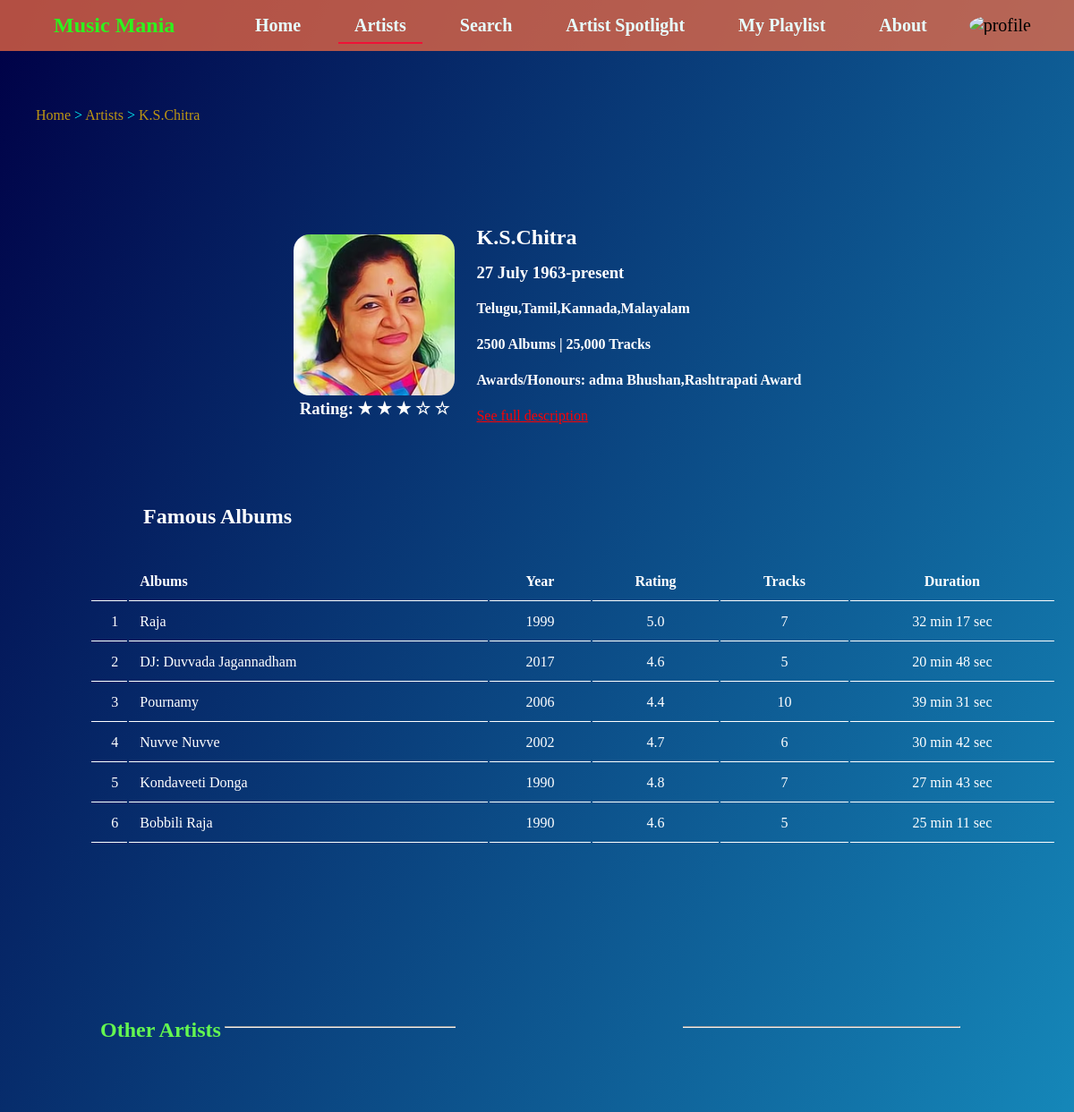
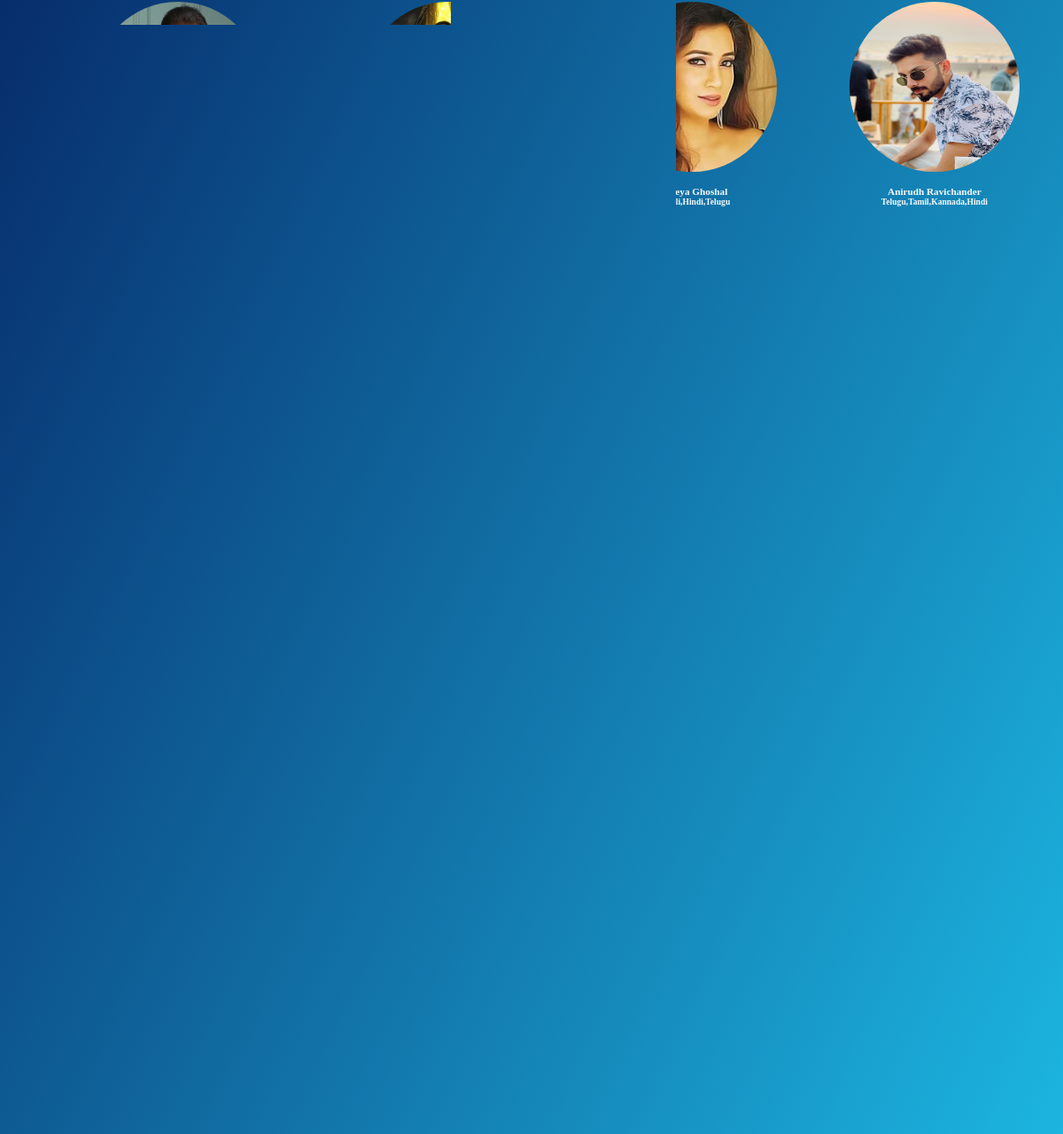
Screenshot of /artist/K.S.Chitra with the database file from the repository (2 pictures, top to bottom).
### tables this page shows
CREATE TABLE "Artists" (
	"name"	TEXT,
	"birth"	TEXT,
	"languages"	TEXT,
	"image_url"	TEXT,
	"Albums"	NUMERIC,
	"Tracks"	NUMERIC,
	"Awards"	TEXT,
	"description"	TEXT,
	"self_page"	TEXT,
	"wiki_url"	TEXT,
	"special"	INTEGER DEFAULT 0,
	"rating"	INTEGER DEFAULT 1,
	"uniqid"	INTEGER UNIQUE,
	PRIMARY KEY("uniqid" AUTOINCREMENT)
);

CREATE TABLE "Albums" (
	"uniqid"	INTEGER NOT NULL UNIQUE,
	"author"	TEXT,
	"name"	TEXT,
	"year"	INTEGER,
	"rating"	REAL DEFAULT 1,
	"duration"	TEXT,
	"tracks"	INTEGER,
	"index"	INTEGER,
	"img_url"	TEXT,
	"release_date"	TEXT,
	"director"	TEXT,
	"producer"	TEXT,
	"cast"	TEXT,
	PRIMARY KEY("uniqid" AUTOINCREMENT)
);

### app.py (the view)
@app.route('/artist/<artist_name>')
def artist_page(artist_name):
    for data_page in all_artists:
        if(data_page[0] == artist_name):
            data_set = data_page
    connection = sqlite3.connect("Music_Mania.db")
    curser = connection.cursor()
    query = 'SELECT * FROM Albums WHERE "index"={0}'.format(data_set[12])
    album_list = curser.execute(query)
    albums = album_list.fetchall()
    return render_template('artists/ind_artist.html', data_set = data_set, rem_data = all_artists, albums = albums)

### templates/artists/ind_artist.html (shortened to what this page needs)
<!DOCTYPE html>
<html lang="en">
<head>
    <link href="{{ url_for('static', filename='styles/style.css') }}" rel="stylesheet">
    <link href="{{ url_for('static', filename='styles/artists.css') }}" rel="stylesheet">
</head>
<body style="background: linear-gradient(to bottom right, #000046, #1cb5e0);background-repeat: no-repeat;background-attachment:fixed;background-size: cover;">
    {% include "header.html" %}
    <div class="art-container">
        <div class="pagenav">
            <a href="/">Home</a> > <a href="/artists">Artists</a> > <a href="/artist/{{ data_set[0] }}">{{ data_set[0] }}</a>
        </div>
        <div class="container-main">
            <div class="arouncenter">
                <div class="details">
                    <div class="block">
                        <img src="{{ url_for('static', filename=data_set[3]) }}" alt="Balusir" class="artist-img">
                        <h3 class="rating-starts">Rating:
                            {% for i in range(1, data_set[11]) %}
                            <span>&#9733;</span>
                            {% endfor %}
                            {% for i in range(data_set[11], 6) %}
                            <span>&#9734;</span>
                            {% endfor %}
                        </h3>
                    </div>
                    <div class="det-content">
                        <h2 class="name">{{ data_set[0] }}</h2>
                        <h3 class="birth">{{ data_set[1] }}</h3>
                        <h4 class="languages">{{ data_set[2] }}</h4>
                        <h4 class="num-albums">{{ data_set[4] }} Albums | {{ data_set[5] }} Tracks</h4>
                        <h4 class="awards">Awards/Honours: {{ data_set[6] }}</h4>
                        <a href="#descript" style="color: red;">See full description</a>
                    </div>
                </div>
            </div>
            <br><br>
            <h2 class="side-head">Famous Albums</h2>
            <table class="songs-tab">
                <thead>
                    <tr>
                        <th></th>
                        <th>Albums</th>
                        <th>Year</th>
                        <th>Rating</th>
                        <th>Tracks</th>
                        <th>Duration</th>
                    </tr>
                </thead>
                <tbody>
                    {% for album in albums %}
                    <tr>
                        <td>{{ loop.index }}</td>
                        <td><a href="/album/{{ album[0] }}">{{ album[2] }}</a></td>
                        <td>{{ album[3] }}</td>
                        <td>{{ album[4] }}</td>
                        <td>{{ album[6] }}</td>
                        <td>{{ album[5] }}</td>
                    </tr>
                    {% endfor %}
                </tbody>
            </table>
            <br><br><br>
            <div class="flex" style="display:flex;">
                <h1 class="top-headings">Other Artists</h1>&nbsp;
                <hr style="width: 82%;color: rgb(255, 255, 255);margin-top: 6.5vh;">
            </div>
            <div class="artists-container">
                {% for remain_data_set in rem_data%}
                {% if remain_data_set[0] != data_set[0]%}
                {% if loop.index <= 5 %}
                <div class="artist-individual">
                    <a href="/artist/{{ remain_data_set[0] }}" class="art-img"><img src="{{ url_for('static', filename=remain_data_set[3]) }}" alt="Chithra"></a>
                    <div class="hid-details">
                        <h3>{{ remain_data_set[0] }}</h3>
                        <h4>{{ remain_data_set[2] }}</h4>
                    </div>
                </div>
                {% endif %}
                {% endif %}
                {% endfor %}
            </div>
            <br><br><br><br>
            <section id="descript">
                <h1>Details of {{ data_set[8]}}</h1>
                <br><br>
                <div class="full-det">
                    <p>
                        {{ data_set[7] }} For more details refer <a
                            href="{{ data_set[9] }}">Wikipedia</a>.
                    </p>
                </div>
            </section>
        </div>
    </div>
    {% include "footer.html" %}
</body>
</html>

### static/styles/style.css (style rules this page uses)
* { margin: 0; padding: 0; align-self: center; font-family: 'Times New Roman'; }
html { scroll-behavior: smooth; }
body { background-image: url("../images/bg.jpeg"); background-attachment: fixed; background-repeat: no-repeat; background-size: cover; }
.top-headings { color: rgb(100, 248, 80); font-weight: 600; font-size: 2vw; margin-top: 60px; padding: 10vh 0 10vh 7vw; }
.artists-container { width: 94vw; margin: auto; display: flex; justify-content: space-around; }
.art-img, .art-img img { width: 16vw; height: 16vw; border-radius: 10px; border-radius: 50%; }
.artist-individual { border-radius: 50%; }
.hid-details { color: rgba(255, 255, 255, 0.959); pointer-events: none; position: relative; text-align: center; font-size: 0.8vw; left: 0; right: 0; margin-top: 1vw; transition: .2s ease-in; }

### static/styles/artists.css (style rules this page uses)
body { background: url(../images/bg.jpeg); background-repeat: no-repeat; background-attachment: fixed; background-size: cover; }
.pagenav { margin-top: 120px; margin-left: 40px; color: aqua; }
.pagenav a { color: hwb(46 7% 25%); text-decoration: none; }
.container-main { color: white; padding: 50px; margin: 50px; border-radius: 20px; }
.arouncenter { display: flex; justify-content: space-around; }
.top-headings { margin-left: -6vw; }
.artists-container { margin-left: -3vw; }
.artist-img { width: 15vw; height: 15vw; border-radius: 10%; }
.details { display: flex; }
.block { width: max-content; padding: 2vw; }
.block h3 { text-align: center; }
.det-content { line-height: 40px; }
.side-head { margin-left: 2vw; padding: 3vw; }
.songs-tab { width: 90vw; }
.songs-tab td,th { text-align: center; padding: 1vw; border-bottom: solid 1px rgb(255, 255, 255); }
.songs-tab th { pointer-events: none; }
.songs-tab td:first-child,th:first-child { padding-right: 0; }
.songs-tab td:nth-child(2),.songs-tab th:nth-child(2) { text-align: left; }
.songs-tab td a { text-decoration: none; color: inherit; }
.full-det { padding: 35px; font-size: 23px; text-align: justify; text-indent: 6cm; line-height: 35px; background-color: rgb(214, 202, 202); color: rgb(70, 64, 64); border-radius: 20px; height: max-content; }
.full-det p { font-family:"Brush Script MT",cursive; }

### rows the page displays
Artists: name "K.S.Chitra", image_url (picture), birth "27 July 1963-present", languages "Telugu,Tamil,Kannada,Malayalam", Albums "2500", Tracks "25,000", Awards "adma Bhushan,Rashtrapati Award", description "Krishnan Nair Shantakumari Chithra (born 27 July 1963), always credited as K. S. Chithra or Chithra, is an Indian playback singer and Carnatic musician. In a career spanning over four decades, she has recorded over 25,000 songs in various Indian languages, as well as foreign languages such as Malay, Latin, Arabic, Sinhalese, English and French. She is also known for her extensive history of collaboration with music composers like A. R. Rahman, Ilaiyaraja, Hamsalekha, M. M. Keeravani and with the playback singers K. J. Yesudas and S. P. Balasubrahmanyam over the years. She is regarded as a cultural icon of South Indian states. Chithra is a recipient of six National Film Awards, nine Filmfare…"
Albums: name "Raja", year "1999", rating "5.0", tracks "7", duration "32 min 17 sec"
Albums: name "DJ: Duvvada Jagannadham", year "2017", rating "4.6", tracks "5", duration "20 min 48 sec"
Albums: name "Pournamy", year "2006", rating "4.4", tracks "10", duration "39 min 31 sec"
Albums: name "Nuvve Nuvve", year "2002", rating "4.7", tracks "6", duration "30 min 42 sec"
Albums: name "Kondaveeti Donga", year "1990", rating "4.8", tracks "7", duration "27 min 43 sec"
Albums: name "Bobbili Raja", year "1990", rating "4.6", tracks "5", duration "25 min 11 sec"
Artists: image_url (picture)
Artists: image_url (picture)
Artists: image_url (picture), name "Shreeya Ghoshal", languages "Bengali,Hindi,Telugu"
Artists: image_url (picture), name "Anirudh Ravichander", languages "Telugu,Tamil,Kannada,Hindi"
